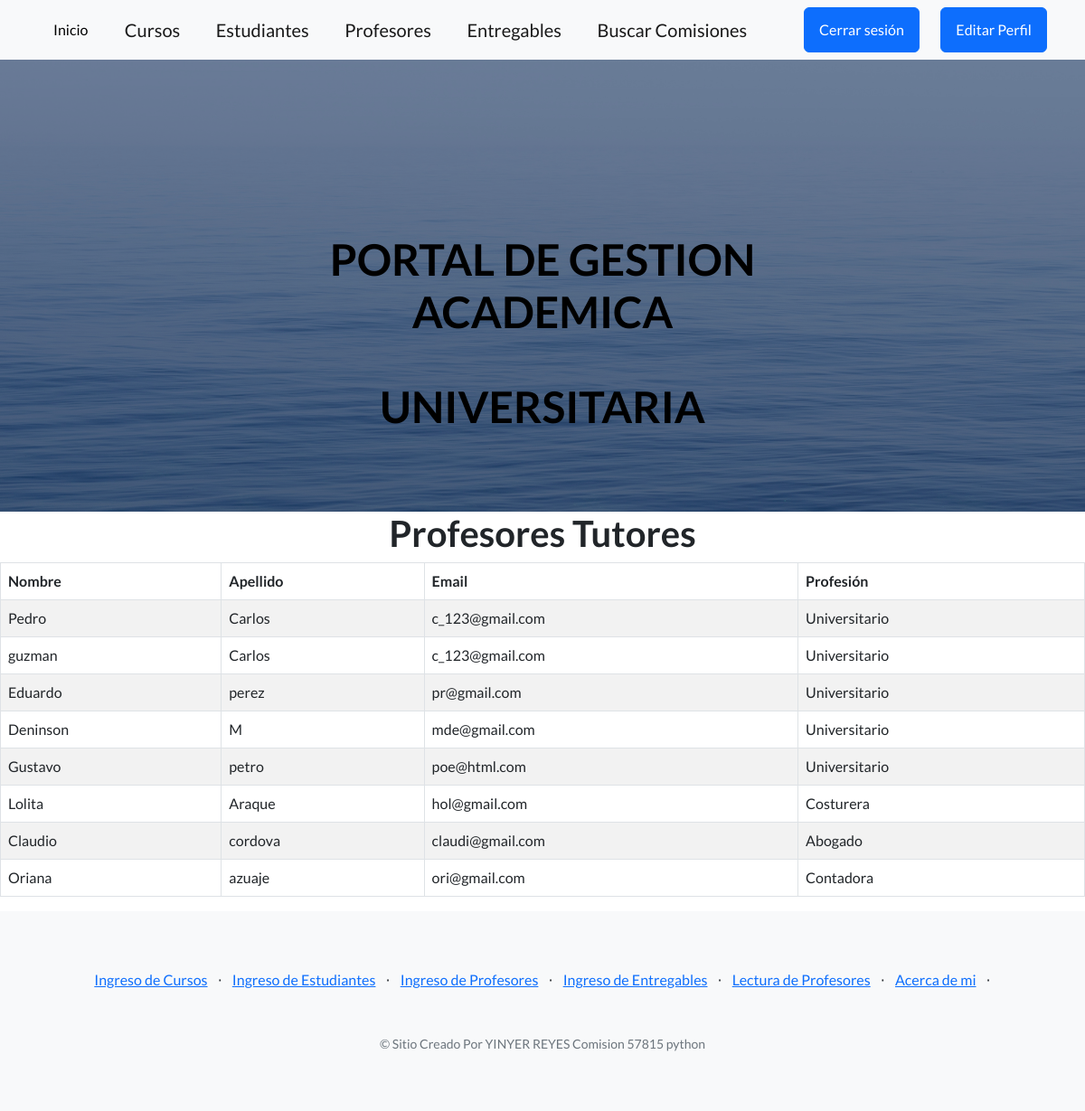
/appcoder/vista_profesores/ (signed in), run on an earlier commit of the app's database.
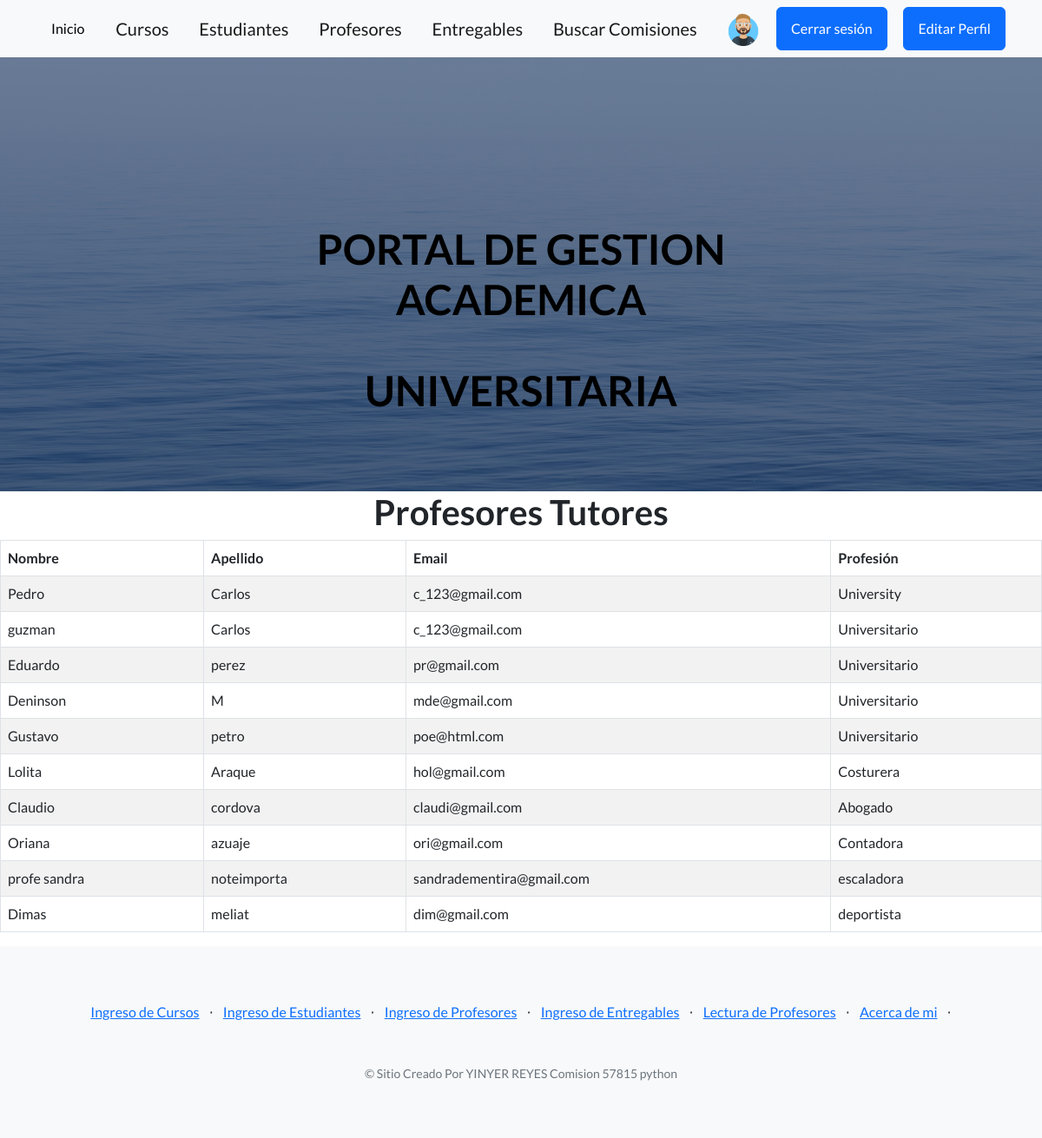
And on a later commit of the database.
### appcoder/models.py (models this page shows, shortened)
class Profesor(models.Model):
    nombre = models.CharField(max_length=40)
    apellido = models.CharField(max_length=40)
    email = models.EmailField()
    profesion = models.CharField(max_length=40)

### usuarios/models.py (models this page shows, shortened)
class Avatar(models.Model):
    user = models.OneToOneField(User, on_delete=models.CASCADE,null=True, blank= True)
    imagen = models.ImageField(upload_to='avatares', null=True, blank= True)

### appcoder/views.py (the view)
# urls.py: path("vista_profesores/", views.profesores, name="profesores"),
@login_required
def profesores(request):
    profesores = Profesor.objects.all()
    return render(request, "appcoder/profesores.html", {"profesores":profesores})

### appcoder/templates/appcoder/profesores.html (shortened to what this page needs)
{% extends "appcoder/base.html"%}
{% block contenidoQueCambia %}
<head>
</head>
<body>
    <h1>Profesores Tutores </h1>
</body>
</html>
<div class="table-responsive">
    <table class="table table-striped table-bordered">
        <thead class="thead-dark">
            <tr>
                <th>Nombre</th>
                <th>Apellido</th>
                <th>Email</th>
                <th>Profesión</th>
            </tr>
        </thead>
        <tbody>
            {% for profesor in profesores %}
            <tr>
                <td>{{ profesor.nombre }}</td>
                <td>{{ profesor.apellido }}</td>
                <td>{{ profesor.email }}</td>
                <td>{{ profesor.profesion }}</td>
            </tr>
            {% endfor %}
        </tbody>
    </table>
</div>
{% endblock  %}

### appcoder/templates/appcoder/base.html (shortened to what this page needs)
{%load static %}
<!DOCTYPE html>
<html lang="en">
    <head>
        <link href="https://cdn.jsdelivr.net/npm/bootstrap-icons@1.5.0/font/bootstrap-icons.css" rel="stylesheet" type="text/css" />
        <link href="{% static 'appcoder/css/styles.css' %}" rel="stylesheet" />
    </head>
    <body>
        <nav class="navbar navbar-light bg-light static-top">
            <div class="container">
                <a class="btn btn-light" href="{% url 'inicio' %}">Inicio</a>
                <a class="navbar-brand" href="{% url 'cursos' %}">Cursos</a>
                <a class="navbar-brand" href="{% url 'estudiantes' %}">Estudiantes</a>
                <a class="navbar-brand" href="{% url 'profesores' %}">Profesores</a>
                <a class="navbar-brand" href="{% url 'entregables' %}">Entregables</a>
                <a class="navbar-brand" href="{% url 'Buscarcomision' %}">Buscar Comisiones</a>
                <img src="{{request.user.avatar.imagen.url}}" alt="" height="40px">
                    {% if request.user.is_authenticated %}
                        <a class="btn btn-primary" href="{% url 'logout' %}">Cerrar sesión</a>
                        <a class="btn btn-primary" href="{% url 'EditarPerfil' %}">Editar Perfil</a>
                    {%else%}
                        <a class="btn btn-primary" href="{% url 'Login' %}">Login</a>
                        <a class="btn btn-primary" href="{% url 'Register' %}">Registro</a>
                    {% endif %}
            </div>
        </nav>
    <header class="masthead">
        <div class="container position-relative">
            <div class="row justify-content-center">
                <div class="col-xl-6">
                    <div class="text-center text-black">
                        <h1 class="mb-5">PORTAL DE GESTION ACADEMICA</h1>
                        <h1 class="mb-5">UNIVERSITARIA</h1>
                    </div>
                </div>
            </div>
        </div>
    </header>
        {% block contenidoQueCambia %}
        {% endblock  %}
        <footer class="footer bg-light">
            <div class="container">
                <div class="row">
                    <div class="col-lg-12 h-100 text-center text-lg-start my-auto">
                        <ul class="list-inline mb-2">
                            {% if request.user.is_authenticated %}
                                {%if request.user.is_superuser %}
                            <div class="text-center">
                            <li class="list-inline-item"><a href="{% url 'formulariocurso' %}">Ingreso de Cursos</a></li>
                            <li class="list-inline-item">⋅</li>
                            <li class="list-inline-item"><a href="{% url 'formularioestudiantes' %}">Ingreso de Estudiantes</a></li>
                            <li class="list-inline-item">⋅</li>
                            <li class="list-inline-item"><a href="{% url 'formularioprofesores' %}"> Ingreso de Profesores</a></li>
                            <li class="list-inline-item">⋅</li>
                            <li class="list-inline-item"><a href="{% url 'formularioentregables' %}">Ingreso de Entregables</a></li>
                            <li class="list-inline-item">⋅</li>
                            <li class="list-inline-item"><a href="{% url 'LeerProfesores' %}">Lectura de Profesores</a></li>
                            <li class="list-inline-item">⋅</li>
                            <li class="list-inline-item"><a href="{% url 'About' %}">Acerca de mi</a></li>
                            <li class="list-inline-item">⋅</li>
                            </div>
                                {% endif %}
                            {% endif %}
                        </ul>
                        <div class="text-center">
                            {% if request.user.is_authenticated %}
                            <p class="text-muted small mb-4 mb-lg-0 mt-5">&copy; Sitio Creado Por YINYER REYES Comision 57815 python</p>
                            {% endif %}
                        </div>
                    </div>
                </div>
            </div>
        </footer>
    </body>
</html>

### appcoder/templates/appcoder/profesores.html (style rules this page uses)
h1 { text-align: center; }

What changed in the data, as far as the page shows it:
changed Profesor "Pedro": profesion "Universitario" → "University"
added Profesor: nombre "profe sandra", apellido "noteimporta", email "sandradementira@gmail.com", profesion "escaladora"
added Profesor: nombre "Dimas", apellido "meliat", email "dim@gmail.com", profesion "deportista"
